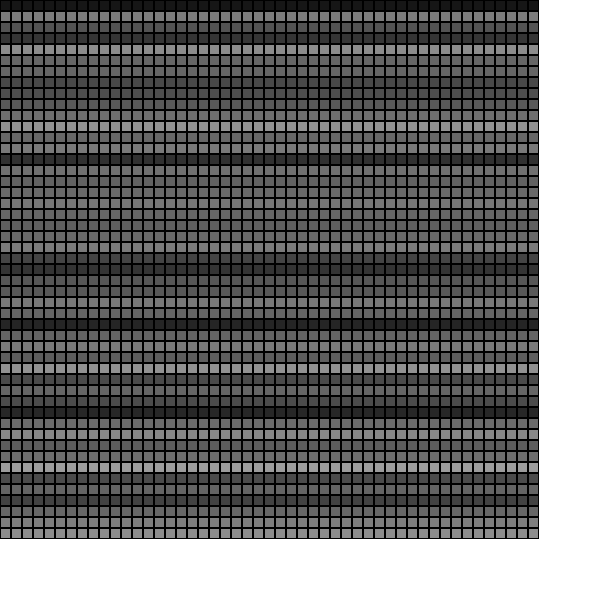
Frame 1 (no input)
Frame 60 (the mouse pressed at the canvas centre just before this capture): identical to frame 1, image omitted
Frame 120 (the mouse held since frame 60 and released just before this capture): identical to frame 1, image omitted

The Processing sketch that drew this single still picture (run headless with seeded random() and noise(); from frame 60 on, the mouse is pressed at the canvas centre):

// Processing sketch: ShitPerlinNoise
// ── ShitPerlinNoise.pde
Grid grid[][];
int rows = 50;
int cols = 50;
  float x = 0;
  float y = 0;
  float tx = 0;
  float ty = 0;
  float boxsize = 10;
void setup(){
  size(600,600);
  frameRate(15);
  background(255);
  grid = new Grid[rows][cols];
 for (int i = 0; i < rows-1; i++) {
     float yoff = map(sin(i),-1,1,0,height);
    for (int j = 0; j < cols-1; j++) {
      float xoff = map(cos(i), -1,1,0,width);
      float no = noise(xoff,yoff);
      no = map(no,0,1,0,200);
      grid[i][j] = new Grid(x,y,no);
      x += boxsize + (boxsize * 0.1);
    }
    x = 0;
    y += boxsize + (boxsize * 0.1);
 }
}

void draw(){
  for(int i=0;i<rows-1;i++){
    for(int k=0;k<cols-1;k++){
      grid[i][k].show();
      //println(no);
    }
  }
}

// ── Grid.pde
class Grid{
  float x;
  float y;
  float c;
  
  Grid(float x, float y, float per){
    this.x = x;
    this.y = y;
    c = per;
  }
  
  void show(){
    fill(c);
    rect(x,y,boxsize,boxsize);
  }
}
